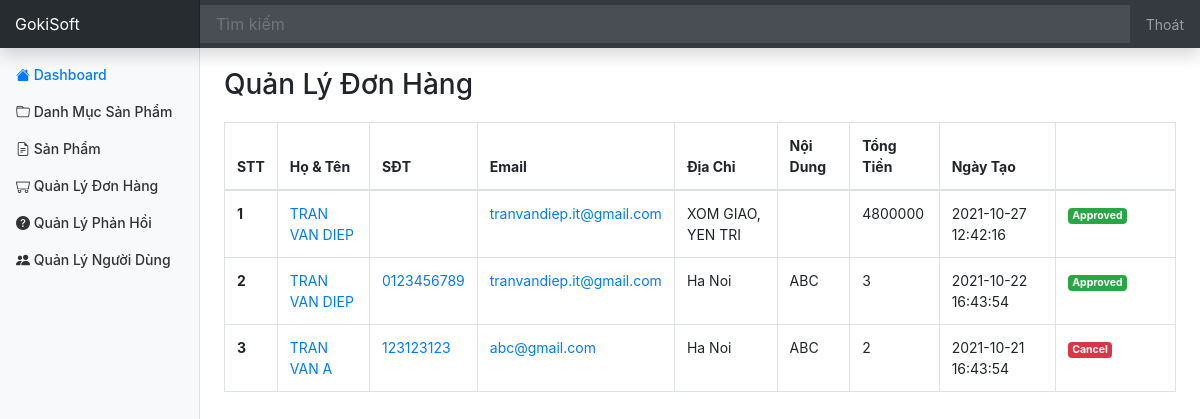
Page /admin/order/index.php (signed in) on the committed database.
### tables this page shows
CREATE TABLE `Orders` (
  `id` int(11) NOT NULL,
  `user_id` int(11) DEFAULT NULL,
  `fullname` varchar(50) DEFAULT NULL,
  `email` varchar(150) DEFAULT NULL,
  `phone_number` varchar(20) DEFAULT NULL,
  `address` varchar(200) DEFAULT NULL,
  `note` varchar(255) DEFAULT NULL,
  `order_date` datetime DEFAULT NULL,
  `status` int(11) DEFAULT NULL,
  `total_money` int(11) DEFAULT NULL
);

### database/dbhelper.php (called while the page is built, shortened)
<?php
function executeResult($sql, $isSingle = false) {
	$data = null;
	$conn = mysqli_connect(HOST, USERNAME, PASSWORD, DATABASE);
	mysqli_set_charset($conn, 'utf8');
	$resultset = mysqli_query($conn, $sql);
	if($isSingle) {
		$data = mysqli_fetch_array($resultset, 1);
	} else {
		$data = [];
		while(($row = mysqli_fetch_array($resultset, 1)) != null) {
			$data[] = $row;
		}
	}
	return $data;
}

### admin/order/index.php (the view, shortened to what this page needs)
<?php
	require_once('../layouts/header.php');
	$sql = "select * from Orders order by status asc, order_date desc";
	$data = executeResult($sql);
?>
<div class="row" style="margin-top: 20px;">
	<div class="col-md-12 table-responsive">
		<h3>Quản Lý Đơn Hàng</h3>
		<table class="table table-bordered table-hover" style="margin-top: 20px;">
			<thead>
				<tr>
					<th>STT</th>
					<th>Họ & Tên</th>
					<th>SĐT</th>
					<th>Email</th>
					<th>Địa Chỉ</th>
					<th>Nội Dung</th>
					<th>Tổng Tiền</th>
					<th>Ngày Tạo</th>
					<th style="width: 120px"></th>
				</tr>
			</thead>
			<tbody>
<?php
	$index = 0;
	foreach($data as $item) {
		echo '<tr>
					<th>'.(++$index).'</th>
					<td><a href="detail.php?id='.$item['id'].'">'.$item['fullname'].'</a></td>
					<td><a href="detail.php?id='.$item['id'].'">'.$item['phone_number'].'</a></td>
					<td><a href="detail.php?id='.$item['id'].'">'.$item['email'].'</a></td>
					<td>'.$item['address'].'</td>
					<td>'.$item['note'].'</td>
					<td>'.$item['total_money'].'</td>
					<td>'.$item['order_date'].'</td>
					<td style="width: 50px">';
		if($item['status'] == 0) {
			echo '<button onclick="changeStatus('.$item['id'].', 1)" class="btn btn-sm btn-success" style="margin-bottom: 10px;">Approve</button>
			<button onclick="changeStatus('.$item['id'].', 2)" class="btn btn-sm btn-danger">Cancel</button>';
		} else if($item['status'] == 1) {
			echo '<label class="badge badge-success">Approved</label>';
		} else {
			echo '<label class="badge badge-danger">Cancel</label>';
		}
		echo '</td>
				</tr>';
	}
?>
			</tbody>
		</table>
	</div>
</div>
<?php
	require_once('../layouts/footer.php');
?>

### assets/css/dashboard.css (style rules this page uses)
body { font-size: .875rem; }

### rows in the picture
orders: fullname "TRAN VAN DIEP", email "tranvandiep.it@gmail.com", address "XOM GIAO, YEN TRI", total_money "4800000", order_date "2021-10-27 12:42:16", status "Approved"
orders: fullname "TRAN VAN DIEP", phone_number "0123456789", email "tranvandiep.it@gmail.com", address "Ha Noi", note "ABC", total_money "3", order_date "2021-10-22 16:43:54", status "Approved"
orders: fullname "TRAN VAN A", phone_number "123123123", email "abc@gmail.com", address "Ha Noi", note "ABC", total_money "2", order_date "2021-10-21 16:43:54", status "Cancel"
